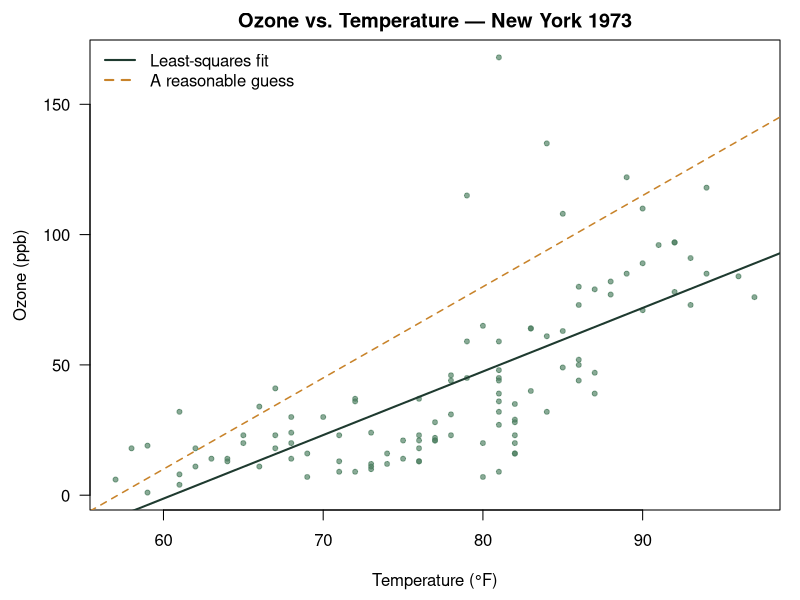
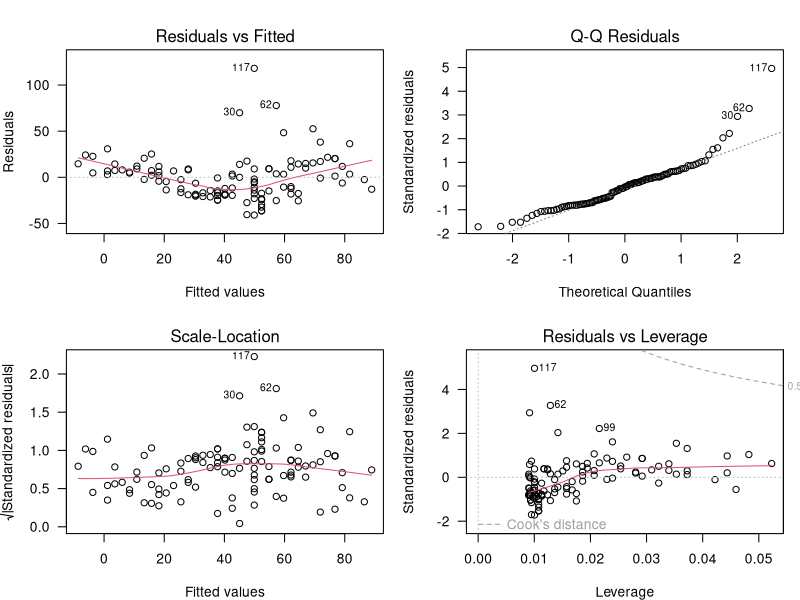
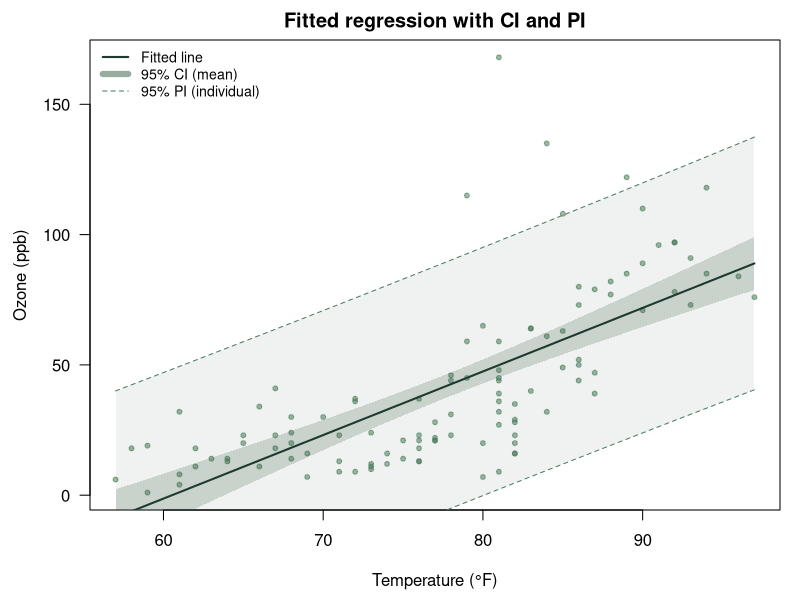

The R source for these figures, in order:
## ---- chunk 1
knitr::opts_chunk$set(
  echo    = TRUE,
  warning = FALSE,
  message = FALSE,
  fig.width  = 7,
  fig.height = 4
)
## ---- chunk 2
# Ozone vs. solar radiation from the built-in airquality dataset
data(airquality)
aq <- na.omit(airquality[, c("Ozone", "Solar.R", "Temp", "Wind")])
head(aq)
## ---- chunk 3
par(las = 1, mar = c(4.5, 4.5, 2, 1))
plot(Ozone ~ Temp, data = aq, pch = 20,
     col = rgb(0.29, 0.49, 0.37, 0.65),
     xlab = "Temperature (°F)", ylab = "Ozone (ppb)",
     main = "Ozone vs. Temperature — New York 1973")
abline(lm(Ozone ~ Temp, data = aq), col = "#1e3a2f", lwd = 2)
abline(a = -200, b = 3.5, col = "#c8832a", lty = 2, lwd = 1.5)
legend("topleft", legend = c("Least-squares fit", "A reasonable guess"),
       col = c("#1e3a2f", "#c8832a"), lty = c(1, 2), lwd = 2, bty = "n")
## ---- chunk 4
x <- aq$Temp
y <- aq$Ozone

b1 <- sum((x - mean(x)) * (y - mean(y))) / sum((x - mean(x))^2)
b0 <- mean(y) - b1 * mean(x)

knitr::kable(
  data.frame(
    Coefficient = c("Slope (β₁)", "Intercept (β₀)"),
    Estimate    = round(c(b1, b0), 3),
    Interpretation = c("ppb per °F", "ppb when Temp = 0°F")
  ),
  caption = "OLS estimates computed by hand."
)
## ---- chunk 5
mod <- lm(Ozone ~ Temp, data = aq)
## ---- chunk 6
coef(mod)          # intercept and slope
fitted(mod)[1:6]   # predicted values yhat
residuals(mod)[1:6] # observed - predicted
## ---- chunk 7
summary(mod)
## ---- chunk 8
par(mfrow = c(2, 2), mar = c(4, 4, 3, 1))
plot(mod)
par(mfrow = c(1, 1))
## ---- chunk 9
# Cook's distance > 4/n is a common threshold
n  <- nrow(aq)
cd <- cooks.distance(mod)
influential <- which(cd > 4 / n)
## ---- chunk 10
if (length(influential) > 0) {
  knitr::kable(
    aq[influential, ],
    caption = paste0("Observations with Cook's distance > 4/", n,
                     " (potentially influential).")
  )
}
## ---- chunk 11
confint(mod, level = 0.95)
## ---- chunk 12
new_x  <- data.frame(Temp = seq(min(aq$Temp), max(aq$Temp), length.out = 200))
ci_fit <- predict(mod, newdata = new_x, interval = "confidence")
pi_fit <- predict(mod, newdata = new_x, interval = "prediction")

par(las = 1, mar = c(4.5, 4.5, 2, 1))
plot(Ozone ~ Temp, data = aq, pch = 20,
     col = rgb(0.29, 0.49, 0.37, 0.55),
     xlab = "Temperature (°F)", ylab = "Ozone (ppb)",
     main = "Fitted regression with CI and PI")

# Prediction interval ribbon
polygon(c(new_x$Temp, rev(new_x$Temp)),
        c(pi_fit[, "lwr"], rev(pi_fit[, "upr"])),
        col = rgb(0.2, 0.35, 0.25, 0.08), border = NA)

# Confidence interval ribbon
polygon(c(new_x$Temp, rev(new_x$Temp)),
        c(ci_fit[, "lwr"], rev(ci_fit[, "upr"])),
        col = rgb(0.2, 0.35, 0.25, 0.20), border = NA)

lines(new_x$Temp, ci_fit[, "fit"], col = "#1e3a2f", lwd = 2)
lines(new_x$Temp, pi_fit[, "lwr"], col = "#4a7c5e", lwd = 1, lty = 2)
lines(new_x$Temp, pi_fit[, "upr"], col = "#4a7c5e", lwd = 1, lty = 2)

legend("topleft",
       legend = c("Fitted line", "95% CI (mean)", "95% PI (individual)"),
       col = c("#1e3a2f", rgb(0.2,.35,.25,.5), "#4a7c5e"),
       lty = c(1, 1, 2), lwd = c(2, 6, 1), bty = "n", cex = 0.85)
## ---- chunk 13
# Predict ozone at specific temperatures
predict_data <- data.frame(Temp = c(65, 75, 85, 95))
preds <- predict(mod, newdata = predict_data, interval = "confidence")

result <- cbind(predict_data, round(preds, 1))
names(result) <- c("Temp (°F)", "Predicted Ozone (ppb)", "95% CI Lower", "95% CI Upper")
knitr::kable(result, caption = "Predicted mean ozone at selected temperatures.")
## ---- chunk 14
# sessionInfo()
